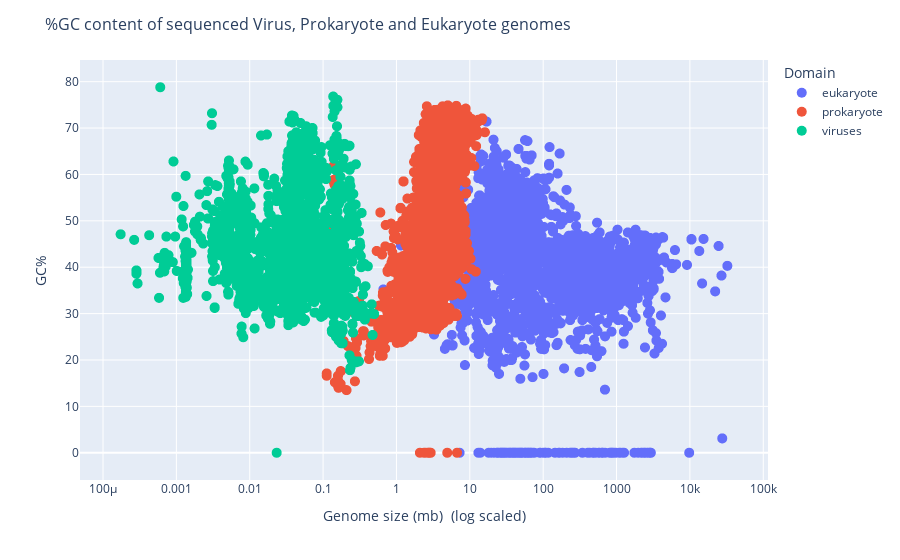

The code cell stored with this chart in its notebook:
### Code cell
fig = px.scatter(allgenomes, y="GC%", x="size_mb", color="domain", log_x=True,
                 labels={
                     "size_mb": "Genome size (mb) \n(log scaled)",
                     "domain": "Domain"
                 })#, symbol="domain")

fig.update_layout(
    title=dict(text="%GC content of sequenced Virus, Prokaryote and Eukaryote genomes", font=dict(size=16))#, automargin=True, yref='paper')
)

fig.update_traces(marker_size=10)
fig.show()
fig.write_image("scatter_plot.png")

### Figure 1 — Plotly figure (JSON) as saved in the notebook; plotly's stock layout.template omitted (floating-point values rounded to 4 significant figures; data arrays with more than 128 entries replaced by an {"elided": "..."} marker saying what was removed)
{"data": [{"hovertemplate": "Domain=eukaryote<br>Genome size (mb) \n(log scaled)=%{x}<br>GC%=%{y}<extra></extra>", "legendgroup": "eukaryote", "marker": {"color": "#636efa", "size": 10, "symbol": "circle"}, "mode": "markers", "name": "eukaryote", "showlegend": true, "type": "scattergl", "x": {"elided": "5131 float values"}, "xaxis": "x", "y": {"elided": "5131 float values"}, "yaxis": "y"}, {"hovertemplate": "Domain=prokaryote<br>Genome size (mb) \n(log scaled)=%{x}<br>GC%=%{y}<extra></extra>", "legendgroup": "prokaryote", "marker": {"color": "#EF553B", "size": 10, "symbol": "circle"}, "mode": "markers", "name": "prokaryote", "showlegend": true, "type": "scattergl", "x": {"elided": "9351 float values"}, "xaxis": "x", "y": {"elided": "9351 float values"}, "yaxis": "y"}, {"hovertemplate": "Domain=viruses<br>Genome size (mb) \n(log scaled)=%{x}<br>GC%=%{y}<extra></extra>", "legendgroup": "viruses", "marker": {"color": "#00cc96", "size": 10, "symbol": "circle"}, "mode": "markers", "name": "viruses", "showlegend": true, "type": "scattergl", "x": {"elided": "7362 float values"}, "xaxis": "x", "y": {"elided": "7362 float values"}, "yaxis": "y"}], "layout": {"legend": {"title": {"text": "Domain"}, "tracegroupgap": 0}, "margin": {"t": 60}, "title": {"font": {"size": 16}, "text": "%GC content of sequenced Virus, Prokaryote and Eukaryote genomes"}, "xaxis": {"anchor": "y", "domain": [0, 1], "title": {"text": "Genome size (mb) \n(log scaled)"}, "type": "log"}, "yaxis": {"anchor": "x", "domain": [0, 1], "title": {"text": "GC%"}}}}
